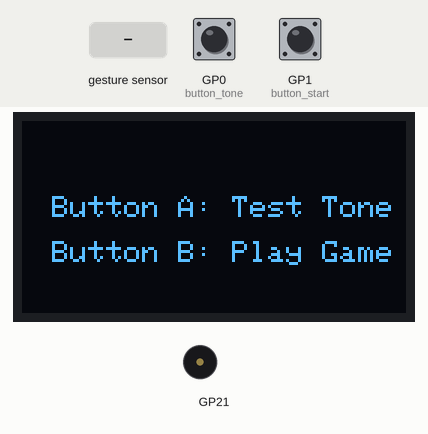
The program below on a simulated Raspberry Pi Pico running CircuitPython. On the bench: 128×64 one-colour display, buzzer (waves = sounding). The test bench sets the inputs (shaded band); at power-on: GP1 (button_start) HIGH, GP0 (button_tone) HIGH. Random numbers come from a fixed seed.

Above: at 1.2 s.
1.3 s: GP1 (button_start) pulled LOW for 0.15 s
At 2.2 s:
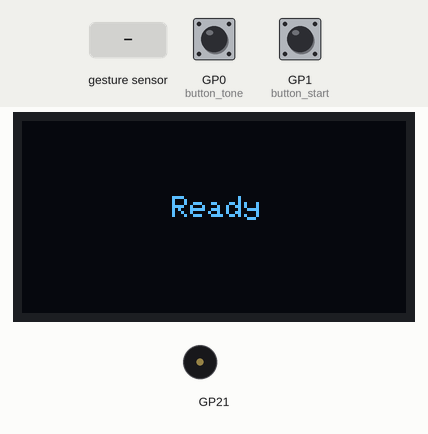
4.4 s: hand swiped up over the gesture sensor
At 6.0 s:
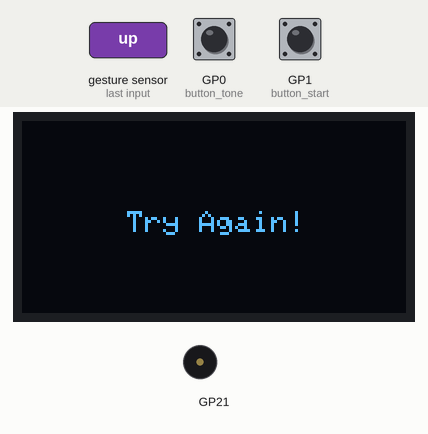
6.3 s: hand swiped down over the gesture sensor
At 6.91 s:
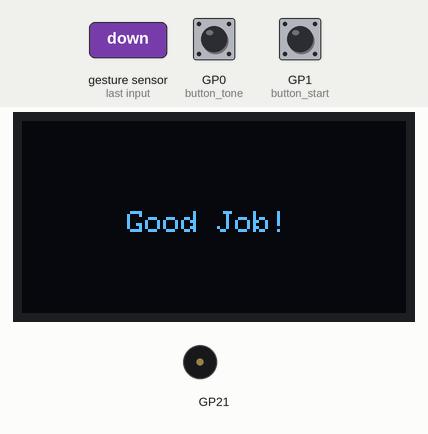
8.2 s: GP0 (button_tone) pulled LOW for 0.15 s
At 9.2 s:
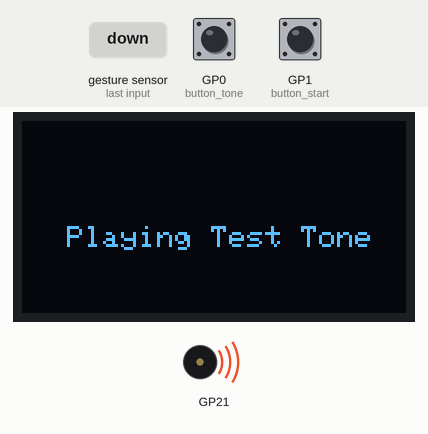
11.0 s: GP0 (button_tone) pulled LOW for 3.2 s
At 15.5 s:
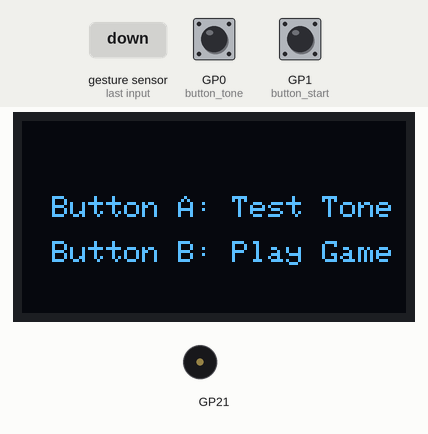
15.7 s: GP1 (button_start) pulled LOW for 1 s
At 19.2 s:
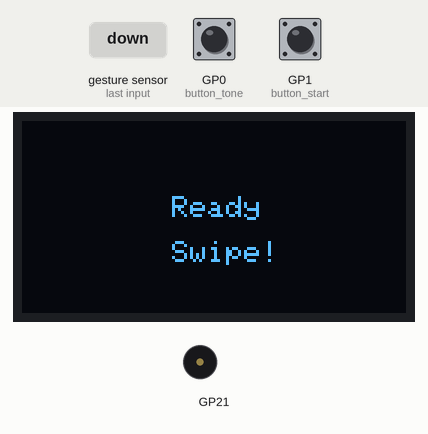
Timing chart, 0 to 20.2 s (numbered marks = the images above; inputs shaded):
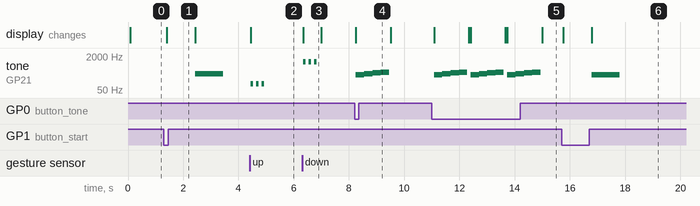

The program:

PROJECT_HEARING_REACTION_GAME.py
```python
import board, digitalio, time, simpleio, busio
from adafruit_apds9960.apds9960 import APDS9960
import adafruit_ssd1306
import random

FREQ_DO = 262
FREQ_RE = 294
FREQ_MI = 330
FREQ_FA = 350

tone_map = {1: FREQ_DO, 2: FREQ_RE, 3: FREQ_MI, 4: FREQ_FA}

buzzer = board.GP21
button_tone = digitalio.DigitalInOut(board.GP0)
button_start = digitalio.DigitalInOut(board.GP1)
button_tone.direction = digitalio.Direction.INPUT
button_start.direction = digitalio.Direction.INPUT

i2c = busio.I2C(board.GP5, board.GP4)
apds = APDS9960(i2c)
apds.enable_proximity = True
apds.enable_gesture = True

oled = adafruit_ssd1306.SSD1306_I2C(128, 64, i2c)

def gamestart():
    oled.fill(0)
    oled.text("Ready", 50, 25, 1)
    oled.show()
    time.sleep(1)
    oled.text("Swipe!", 50, 40, 1)
    oled.show()

while True:
    oled.fill(0)
    oled.text("Button A: Test Tone", 10, 25, 1)
    oled.text("Button B: Play Game", 10, 40, 1)
    oled.show()

    if not button_tone.value:
        oled.fill(0)
        oled.text("Playing Test Tone", 15, 35, 1)
        oled.show()
        for tone_freq in (FREQ_DO, FREQ_RE, FREQ_MI, FREQ_FA):
            simpleio.tone(buzzer, tone_freq, 0.3)

    if not button_start.value:
        gamestart()
        tone_code = random.randint(1, 4)
        selected_tone = tone_map[tone_code]
        simpleio.tone(buzzer, selected_tone, 1)

        while True:
            gesture_value = apds.gesture()
            oled.fill(0)
            if gesture_value == tone_code:
                oled.text("Good Job!", 35, 30, 1)
                oled.show()
                for i in range(3):
                    simpleio.tone(buzzer, 1100, 0.1)
                    simpleio.tone(buzzer, 0, 0.1)
                break
            elif gesture_value != 0:
                oled.text("Try Again!", 35, 30, 1)
                oled.show()
                for i in range(3):
                    simpleio.tone(buzzer, 100, 0.1)
                    simpleio.tone(buzzer, 0, 0.1)
```

Measured:
- after the input at 1.3 s, tone on GP21: silent → 294 Hz after 1.1 s, → silent 1.0 s later; the display: changes after 0.11 s (image 1)
- after the input at 4.4 s, tone on GP21: alternates 100 Hz for 0.10 s and silent for 0.10 s, 6 changes in all, then stays silent, starting at once; the display: changes at once (image 2)
- after the input at 6.3 s, tone on GP21: alternates 1100 Hz for 0.10 s and silent for 0.10 s, 6 changes in all, then stays silent, starting at once; the display: changes at once (image 3)
- after the input at 8.2 s, tone on GP21: plays 262 Hz for 0.30 s, 294 Hz for 0.30 s, 330 Hz for 0.30 s, 350 Hz for 0.30 s, starting after 0.05 s; the display: changes after 0.05 s (image 4)
- after the input at 11.0 s, tone on GP21: silent → 262 Hz after 0.08 s, then repeats every 1.3 s: 294 Hz 0.30 s, 330 Hz 0.30 s, 350 Hz 0.30 s, silent 0.13 s, 262 Hz 0.30 s; the display: first changes after 0.08 s (image 5 shows a later state)
- after the input at 15.7 s, tone on GP21: silent → 262 Hz after 1.1 s, → silent 1.0 s later; the display: first changes after 0.06 s (image 6 shows a later state)
- what the display in image 3 shows lasts 0.7 s, from 6.3 s to 7.0 s
